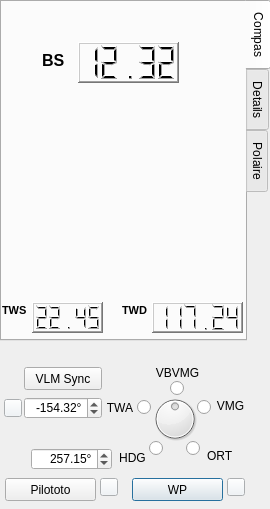
<?xml version="1.0" encoding="UTF-8"?>
<ui version="4.0">
 <class>BoardVlmNew</class>
 <widget class="QDialog" name="BoardVlmNew">
  <property name="windowModality">
   <enum>Qt::NonModal</enum>
  </property>
  <property name="geometry">
   <rect>
    <x>0</x>
    <y>0</y>
    <width>270</width>
    <height>509</height>
   </rect>
  </property>
  <property name="maximumSize">
   <size>
    <width>270</width>
    <height>509</height>
   </size>
  </property>
  <property name="windowTitle">
   <string>VLM Command Board</string>
  </property>
  <property name="modal">
   <bool>true</bool>
  </property>
  <widget class="QTabWidget" name="tabWidget">
   <property name="geometry">
    <rect>
     <x>0</x>
     <y>0</y>
     <width>271</width>
     <height>341</height>
    </rect>
   </property>
   <property name="tabPosition">
    <enum>QTabWidget::East</enum>
   </property>
   <property name="currentIndex">
    <number>0</number>
   </property>
   <widget class="QWidget" name="tab_compass">
    <attribute name="title">
     <string>Compas</string>
    </attribute>
    <widget class="QLCDNumber" name="lcd_BS">
     <property name="geometry">
      <rect>
       <x>76</x>
       <y>40</y>
       <width>101</width>
       <height>41</height>
      </rect>
     </property>
     <property name="frameShape">
      <enum>QFrame::WinPanel</enum>
     </property>
     <property name="value" stdset="0">
      <double>12.320000000000000</double>
     </property>
    </widget>
    <widget class="QLabel" name="lab_BS">
     <property name="geometry">
      <rect>
       <x>40</x>
       <y>50</y>
       <width>31</width>
       <height>16</height>
      </rect>
     </property>
     <property name="font">
      <font>
       <pointsize>12</pointsize>
       <weight>75</weight>
       <bold>true</bold>
      </font>
     </property>
     <property name="text">
      <string>BS</string>
     </property>
    </widget>
    <widget class="VlmCompass" name="windAngle" native="true">
     <property name="geometry">
      <rect>
       <x>20</x>
       <y>90</y>
       <width>200</width>
       <height>200</height>
      </rect>
     </property>
     <property name="sizePolicy">
      <sizepolicy hsizetype="Fixed" vsizetype="Fixed">
       <horstretch>0</horstretch>
       <verstretch>0</verstretch>
      </sizepolicy>
     </property>
     <property name="minimumSize">
      <size>
       <width>200</width>
       <height>200</height>
      </size>
     </property>
     <property name="maximumSize">
      <size>
       <width>200</width>
       <height>200</height>
      </size>
     </property>
    </widget>
    <widget class="QLCDNumber" name="lcd_TWS">
     <property name="geometry">
      <rect>
       <x>30</x>
       <y>300</y>
       <width>71</width>
       <height>31</height>
      </rect>
     </property>
     <property name="frameShape">
      <enum>QFrame::WinPanel</enum>
     </property>
     <property name="smallDecimalPoint">
      <bool>false</bool>
     </property>
     <property name="value" stdset="0">
      <double>22.449999999999999</double>
     </property>
    </widget>
    <widget class="QLabel" name="lab_TWS">
     <property name="geometry">
      <rect>
       <x>0</x>
       <y>300</y>
       <width>31</width>
       <height>16</height>
      </rect>
     </property>
     <property name="font">
      <font>
       <pointsize>8</pointsize>
       <weight>75</weight>
       <bold>true</bold>
      </font>
     </property>
     <property name="text">
      <string>TWS</string>
     </property>
    </widget>
    <widget class="QLCDNumber" name="lcd_TWD">
     <property name="geometry">
      <rect>
       <x>150</x>
       <y>300</y>
       <width>91</width>
       <height>31</height>
      </rect>
     </property>
     <property name="frameShape">
      <enum>QFrame::WinPanel</enum>
     </property>
     <property name="smallDecimalPoint">
      <bool>false</bool>
     </property>
     <property name="digitCount">
      <number>6</number>
     </property>
     <property name="value" stdset="0">
      <double>117.239999999999995</double>
     </property>
    </widget>
    <widget class="QLabel" name="lab_TWD">
     <property name="geometry">
      <rect>
       <x>120</x>
       <y>300</y>
       <width>31</width>
       <height>16</height>
      </rect>
     </property>
     <property name="font">
      <font>
       <pointsize>8</pointsize>
       <weight>75</weight>
       <bold>true</bold>
      </font>
     </property>
     <property name="text">
      <string>TWD</string>
     </property>
    </widget>
    <widget class="QLabel" name="lab_backTab1">
     <property name="geometry">
      <rect>
       <x>0</x>
       <y>0</y>
       <width>250</width>
       <height>350</height>
      </rect>
     </property>
     <property name="text">
      <string/>
     </property>
     <property name="scaledContents">
      <bool>false</bool>
     </property>
     <property name="alignment">
      <set>Qt::AlignLeading|Qt::AlignLeft|Qt::AlignTop</set>
     </property>
     <property name="indent">
      <number>0</number>
     </property>
    </widget>
    <zorder>lab_backTab1</zorder>
    <zorder>lcd_BS</zorder>
    <zorder>lab_BS</zorder>
    <zorder>windAngle</zorder>
    <zorder>lcd_TWS</zorder>
    <zorder>lab_TWS</zorder>
    <zorder>lcd_TWD</zorder>
    <zorder>lab_TWD</zorder>
   </widget>
   <widget class="QWidget" name="tab_details">
    <attribute name="title">
     <string>Details</string>
    </attribute>
    <widget class="QGroupBox" name="det_boatBox">
     <property name="geometry">
      <rect>
       <x>5</x>
       <y>6</y>
       <width>231</width>
       <height>91</height>
      </rect>
     </property>
     <property name="font">
      <font>
       <pointsize>9</pointsize>
      </font>
     </property>
     <property name="layoutDirection">
      <enum>Qt::LeftToRight</enum>
     </property>
     <property name="title">
      <string>Bateau</string>
     </property>
     <property name="flat">
      <bool>false</bool>
     </property>
     <layout class="QVBoxLayout" name="verticalLayout">
      <property name="leftMargin">
       <number>5</number>
      </property>
      <property name="topMargin">
       <number>1</number>
      </property>
      <property name="rightMargin">
       <number>5</number>
      </property>
      <property name="bottomMargin">
       <number>5</number>
      </property>
      <item>
       <widget class="QLabel" name="det_POS">
        <property name="font">
         <font>
          <pointsize>9</pointsize>
          <weight>75</weight>
          <bold>true</bold>
         </font>
        </property>
        <property name="text">
         <string>Position</string>
        </property>
        <property name="scaledContents">
         <bool>true</bool>
        </property>
        <property name="alignment">
         <set>Qt::AlignHCenter|Qt::AlignTop</set>
        </property>
       </widget>
      </item>
      <item>
       <layout class="QHBoxLayout" name="horizontalLayout">
        <property name="spacing">
         <number>3</number>
        </property>
        <item>
         <widget class="QLabel" name="label_2">
          <property name="font">
           <font>
            <pointsize>8</pointsize>
           </font>
          </property>
          <property name="text">
           <string>BS:</string>
          </property>
          <property name="alignment">
           <set>Qt::AlignLeading|Qt::AlignLeft|Qt::AlignVCenter</set>
          </property>
         </widget>
        </item>
        <item>
         <widget class="QLabel" name="det_BS">
          <property name="font">
           <font>
            <pointsize>8</pointsize>
            <weight>75</weight>
            <bold>true</bold>
           </font>
          </property>
          <property name="text">
           <string>14.32kts</string>
          </property>
          <property name="alignment">
           <set>Qt::AlignRight|Qt::AlignTrailing|Qt::AlignVCenter</set>
          </property>
         </widget>
        </item>
        <item>
         <widget class="QLabel" name="label_4">
          <property name="font">
           <font>
            <pointsize>8</pointsize>
           </font>
          </property>
          <property name="text">
           <string>HDG:</string>
          </property>
          <property name="alignment">
           <set>Qt::AlignRight|Qt::AlignTrailing|Qt::AlignVCenter</set>
          </property>
         </widget>
        </item>
        <item>
         <widget class="QLabel" name="det_HDG">
          <property name="font">
           <font>
            <pointsize>8</pointsize>
            <weight>75</weight>
            <bold>true</bold>
           </font>
          </property>
          <property name="text">
           <string>132.23d</string>
          </property>
          <property name="alignment">
           <set>Qt::AlignRight|Qt::AlignTrailing|Qt::AlignVCenter</set>
          </property>
         </widget>
        </item>
       </layout>
      </item>
      <item>
       <layout class="QHBoxLayout" name="horizontalLayout_2">
        <property name="spacing">
         <number>3</number>
        </property>
        <item>
         <widget class="QLabel" name="label_6">
          <property name="font">
           <font>
            <pointsize>8</pointsize>
           </font>
          </property>
          <property name="text">
           <string>Moy:</string>
          </property>
          <property name="alignment">
           <set>Qt::AlignLeading|Qt::AlignLeft|Qt::AlignVCenter</set>
          </property>
         </widget>
        </item>
        <item>
         <widget class="QLabel" name="det_AVG">
          <property name="font">
           <font>
            <pointsize>8</pointsize>
            <weight>75</weight>
            <bold>true</bold>
           </font>
          </property>
          <property name="text">
           <string>14.32kts</string>
          </property>
          <property name="alignment">
           <set>Qt::AlignRight|Qt::AlignTrailing|Qt::AlignVCenter</set>
          </property>
         </widget>
        </item>
        <item>
         <widget class="QLabel" name="label_8">
          <property name="font">
           <font>
            <pointsize>8</pointsize>
           </font>
          </property>
          <property name="text">
           <string>Loch:</string>
          </property>
          <property name="alignment">
           <set>Qt::AlignRight|Qt::AlignTrailing|Qt::AlignVCenter</set>
          </property>
         </widget>
        </item>
        <item>
         <widget class="QLabel" name="det_LOCH">
          <property name="font">
           <font>
            <pointsize>8</pointsize>
            <weight>75</weight>
            <bold>true</bold>
           </font>
          </property>
          <property name="text">
           <string>132.23d</string>
          </property>
          <property name="alignment">
           <set>Qt::AlignRight|Qt::AlignTrailing|Qt::AlignVCenter</set>
          </property>
         </widget>
        </item>
       </layout>
      </item>
     </layout>
    </widget>
    <widget class="QGroupBox" name="det_WPbox">
     <property name="geometry">
      <rect>
       <x>5</x>
       <y>104</y>
       <width>231</width>
       <height>71</height>
      </rect>
     </property>
     <property name="font">
      <font>
       <pointsize>9</pointsize>
      </font>
     </property>
     <property name="title">
      <string>WP</string>
     </property>
     <layout class="QVBoxLayout" name="verticalLayout_2">
      <property name="leftMargin">
       <number>5</number>
      </property>
      <property name="topMargin">
       <number>1</number>
      </property>
      <property name="rightMargin">
       <number>5</number>
      </property>
      <property name="bottomMargin">
       <number>5</number>
      </property>
      <item>
       <layout class="QHBoxLayout" name="horizontalLayout_3">
        <property name="spacing">
         <number>3</number>
        </property>
        <item>
         <widget class="QLabel" name="label_3">
          <property name="font">
           <font>
            <pointsize>8</pointsize>
           </font>
          </property>
          <property name="text">
           <string>Ortho:</string>
          </property>
          <property name="alignment">
           <set>Qt::AlignLeading|Qt::AlignLeft|Qt::AlignVCenter</set>
          </property>
         </widget>
        </item>
        <item>
         <widget class="QLabel" name="det_ORT">
          <property name="font">
           <font>
            <pointsize>8</pointsize>
            <weight>75</weight>
            <bold>true</bold>
           </font>
          </property>
          <property name="text">
           <string>132.23d</string>
          </property>
          <property name="alignment">
           <set>Qt::AlignRight|Qt::AlignTrailing|Qt::AlignVCenter</set>
          </property>
         </widget>
        </item>
        <item>
         <widget class="QLabel" name="label_5">
          <property name="font">
           <font>
            <pointsize>8</pointsize>
           </font>
          </property>
          <property name="text">
           <string>DNM:</string>
          </property>
          <property name="alignment">
           <set>Qt::AlignRight|Qt::AlignTrailing|Qt::AlignVCenter</set>
          </property>
         </widget>
        </item>
        <item>
         <widget class="QLabel" name="det_DNM">
          <property name="font">
           <font>
            <pointsize>8</pointsize>
            <weight>75</weight>
            <bold>true</bold>
           </font>
          </property>
          <property name="text">
           <string>132.23d</string>
          </property>
          <property name="alignment">
           <set>Qt::AlignRight|Qt::AlignTrailing|Qt::AlignVCenter</set>
          </property>
         </widget>
        </item>
       </layout>
      </item>
      <item>
       <layout class="QHBoxLayout" name="horizontalLayout_4">
        <property name="spacing">
         <number>3</number>
        </property>
        <item>
         <widget class="QLabel" name="label_7">
          <property name="font">
           <font>
            <pointsize>8</pointsize>
           </font>
          </property>
          <property name="text">
           <string>Angle:</string>
          </property>
          <property name="alignment">
           <set>Qt::AlignLeading|Qt::AlignLeft|Qt::AlignVCenter</set>
          </property>
         </widget>
        </item>
        <item>
         <widget class="QLabel" name="det_ANGLE">
          <property name="font">
           <font>
            <pointsize>8</pointsize>
            <weight>75</weight>
            <bold>true</bold>
           </font>
          </property>
          <property name="text">
           <string>132.23d</string>
          </property>
          <property name="alignment">
           <set>Qt::AlignRight|Qt::AlignTrailing|Qt::AlignVCenter</set>
          </property>
         </widget>
        </item>
        <item>
         <widget class="QLabel" name="label_9">
          <property name="font">
           <font>
            <pointsize>8</pointsize>
           </font>
          </property>
          <property name="text">
           <string>VMG:</string>
          </property>
          <property name="alignment">
           <set>Qt::AlignRight|Qt::AlignTrailing|Qt::AlignVCenter</set>
          </property>
         </widget>
        </item>
        <item>
         <widget class="QLabel" name="det_VMG">
          <property name="font">
           <font>
            <pointsize>8</pointsize>
            <weight>75</weight>
            <bold>true</bold>
           </font>
          </property>
          <property name="text">
           <string>25.25kts</string>
          </property>
          <property name="alignment">
           <set>Qt::AlignRight|Qt::AlignTrailing|Qt::AlignVCenter</set>
          </property>
         </widget>
        </item>
       </layout>
      </item>
     </layout>
    </widget>
    <widget class="QGroupBox" name="det_windBox">
     <property name="geometry">
      <rect>
       <x>5</x>
       <y>180</y>
       <width>231</width>
       <height>71</height>
      </rect>
     </property>
     <property name="font">
      <font>
       <pointsize>9</pointsize>
      </font>
     </property>
     <property name="title">
      <string>Wind</string>
     </property>
     <layout class="QVBoxLayout" name="verticalLayout_3">
      <property name="leftMargin">
       <number>5</number>
      </property>
      <property name="topMargin">
       <number>1</number>
      </property>
      <property name="rightMargin">
       <number>5</number>
      </property>
      <property name="bottomMargin">
       <number>5</number>
      </property>
      <item>
       <layout class="QHBoxLayout" name="horizontalLayout_5">
        <property name="spacing">
         <number>3</number>
        </property>
        <item>
         <widget class="QLabel" name="label_11">
          <property name="font">
           <font>
            <pointsize>8</pointsize>
           </font>
          </property>
          <property name="text">
           <string>TWS:</string>
          </property>
          <property name="alignment">
           <set>Qt::AlignLeading|Qt::AlignLeft|Qt::AlignVCenter</set>
          </property>
         </widget>
        </item>
        <item>
         <widget class="QLabel" name="det_TWS">
          <property name="font">
           <font>
            <pointsize>8</pointsize>
            <weight>75</weight>
            <bold>true</bold>
           </font>
          </property>
          <property name="text">
           <string>25.35kts</string>
          </property>
          <property name="alignment">
           <set>Qt::AlignRight|Qt::AlignTrailing|Qt::AlignVCenter</set>
          </property>
         </widget>
        </item>
        <item>
         <widget class="QLabel" name="label_12">
          <property name="font">
           <font>
            <pointsize>8</pointsize>
           </font>
          </property>
          <property name="text">
           <string>TWD:</string>
          </property>
          <property name="alignment">
           <set>Qt::AlignRight|Qt::AlignTrailing|Qt::AlignVCenter</set>
          </property>
         </widget>
        </item>
        <item>
         <widget class="QLabel" name="det_TWD">
          <property name="font">
           <font>
            <pointsize>8</pointsize>
            <weight>75</weight>
            <bold>true</bold>
           </font>
          </property>
          <property name="text">
           <string>132.23d</string>
          </property>
          <property name="alignment">
           <set>Qt::AlignRight|Qt::AlignTrailing|Qt::AlignVCenter</set>
          </property>
         </widget>
        </item>
       </layout>
      </item>
      <item>
       <layout class="QHBoxLayout" name="horizontalLayout_6">
        <property name="spacing">
         <number>3</number>
        </property>
        <item>
         <widget class="QLabel" name="label_13">
          <property name="font">
           <font>
            <pointsize>8</pointsize>
           </font>
          </property>
          <property name="text">
           <string>Pres:</string>
          </property>
          <property name="alignment">
           <set>Qt::AlignLeading|Qt::AlignLeft|Qt::AlignVCenter</set>
          </property>
         </widget>
        </item>
        <item>
         <widget class="QLabel" name="det_UPWind">
          <property name="font">
           <font>
            <pointsize>8</pointsize>
            <weight>75</weight>
            <bold>true</bold>
           </font>
          </property>
          <property name="text">
           <string>132.23d</string>
          </property>
          <property name="alignment">
           <set>Qt::AlignRight|Qt::AlignTrailing|Qt::AlignVCenter</set>
          </property>
         </widget>
        </item>
        <item>
         <widget class="QLabel" name="label_14">
          <property name="font">
           <font>
            <pointsize>8</pointsize>
           </font>
          </property>
          <property name="text">
           <string>Port.:</string>
          </property>
          <property name="alignment">
           <set>Qt::AlignRight|Qt::AlignTrailing|Qt::AlignVCenter</set>
          </property>
         </widget>
        </item>
        <item>
         <widget class="QLabel" name="det_DwWind">
          <property name="font">
           <font>
            <pointsize>8</pointsize>
            <weight>75</weight>
            <bold>true</bold>
           </font>
          </property>
          <property name="text">
           <string>132.23d</string>
          </property>
          <property name="alignment">
           <set>Qt::AlignRight|Qt::AlignTrailing|Qt::AlignVCenter</set>
          </property>
         </widget>
        </item>
       </layout>
      </item>
     </layout>
    </widget>
    <widget class="QGroupBox" name="det_raceBox">
     <property name="geometry">
      <rect>
       <x>5</x>
       <y>257</y>
       <width>231</width>
       <height>77</height>
      </rect>
     </property>
     <property name="font">
      <font>
       <pointsize>9</pointsize>
      </font>
     </property>
     <property name="title">
      <string>Race</string>
     </property>
     <layout class="QVBoxLayout" name="verticalLayout_4">
      <property name="leftMargin">
       <number>5</number>
      </property>
      <property name="topMargin">
       <number>1</number>
      </property>
      <property name="rightMargin">
       <number>5</number>
      </property>
      <property name="bottomMargin">
       <number>5</number>
      </property>
      <item>
       <layout class="QHBoxLayout" name="horizontalLayout_7">
        <property name="spacing">
         <number>3</number>
        </property>
        <item>
         <widget class="QLabel" name="det_arrow">
          <property name="font">
           <font>
            <pointsize>8</pointsize>
           </font>
          </property>
          <property name="text">
           <string>-&gt;</string>
          </property>
          <property name="alignment">
           <set>Qt::AlignRight|Qt::AlignTrailing|Qt::AlignVCenter</set>
          </property>
         </widget>
        </item>
        <item>
         <widget class="QLabel" name="det_GATE">
          <property name="font">
           <font>
            <pointsize>8</pointsize>
           </font>
          </property>
          <property name="text">
           <string>Fasnet gate</string>
          </property>
          <property name="alignment">
           <set>Qt::AlignRight|Qt::AlignTrailing|Qt::AlignVCenter</set>
          </property>
         </widget>
        </item>
        <item>
         <spacer name="horizontalSpacer">
          <property name="orientation">
           <enum>Qt::Horizontal</enum>
          </property>
          <property name="sizeHint" stdset="0">
           <size>
            <width>40</width>
            <height>20</height>
           </size>
          </property>
         </spacer>
        </item>
       </layout>
      </item>
      <item>
       <layout class="QHBoxLayout" name="horizontalLayout_8">
        <property name="spacing">
         <number>3</number>
        </property>
        <item>
         <widget class="QLabel" name="label_17">
          <property name="font">
           <font>
            <pointsize>8</pointsize>
           </font>
          </property>
          <property name="text">
           <string>Ortho:</string>
          </property>
          <property name="alignment">
           <set>Qt::AlignLeading|Qt::AlignLeft|Qt::AlignVCenter</set>
          </property>
         </widget>
        </item>
        <item>
         <widget class="QLabel" name="det_GATE_ORT">
          <property name="font">
           <font>
            <pointsize>8</pointsize>
            <weight>75</weight>
            <bold>true</bold>
           </font>
          </property>
          <property name="text">
           <string>132.23d</string>
          </property>
          <property name="alignment">
           <set>Qt::AlignRight|Qt::AlignTrailing|Qt::AlignVCenter</set>
          </property>
         </widget>
        </item>
        <item>
         <widget class="QLabel" name="label_18">
          <property name="font">
           <font>
            <pointsize>8</pointsize>
           </font>
          </property>
          <property name="text">
           <string>Dist:</string>
          </property>
          <property name="alignment">
           <set>Qt::AlignRight|Qt::AlignTrailing|Qt::AlignVCenter</set>
          </property>
         </widget>
        </item>
        <item>
         <widget class="QLabel" name="det_GATE_DIST">
          <property name="font">
           <font>
            <pointsize>8</pointsize>
            <weight>75</weight>
            <bold>true</bold>
           </font>
          </property>
          <property name="text">
           <string>132.23d</string>
          </property>
          <property name="alignment">
           <set>Qt::AlignRight|Qt::AlignTrailing|Qt::AlignVCenter</set>
          </property>
         </widget>
        </item>
       </layout>
      </item>
     </layout>
    </widget>
    <widget class="QLabel" name="lab_backTab2">
     <property name="geometry">
      <rect>
       <x>0</x>
       <y>0</y>
       <width>250</width>
       <height>350</height>
      </rect>
     </property>
     <property name="text">
      <string/>
     </property>
     <property name="alignment">
      <set>Qt::AlignLeading|Qt::AlignLeft|Qt::AlignTop</set>
     </property>
     <property name="indent">
      <number>0</number>
     </property>
    </widget>
    <zorder>lab_backTab2</zorder>
    <zorder>det_boatBox</zorder>
    <zorder>det_WPbox</zorder>
    <zorder>det_windBox</zorder>
    <zorder>det_raceBox</zorder>
   </widget>
   <widget class="QWidget" name="tab_polar">
    <attribute name="title">
     <string>Polaire</string>
    </attribute>
    <widget class="QLabel" name="lab_polar">
     <property name="geometry">
      <rect>
       <x>10</x>
       <y>20</y>
       <width>151</width>
       <height>280</height>
      </rect>
     </property>
     <property name="text">
      <string>TextLabel</string>
     </property>
    </widget>
    <widget class="QDoubleSpinBox" name="spin_PolarTWS">
     <property name="geometry">
      <rect>
       <x>40</x>
       <y>310</y>
       <width>81</width>
       <height>22</height>
      </rect>
     </property>
     <property name="alignment">
      <set>Qt::AlignRight|Qt::AlignTrailing|Qt::AlignVCenter</set>
     </property>
     <property name="suffix">
      <string> kts</string>
     </property>
    </widget>
    <widget class="QLabel" name="label">
     <property name="geometry">
      <rect>
       <x>-2</x>
       <y>309</y>
       <width>41</width>
       <height>20</height>
      </rect>
     </property>
     <property name="text">
      <string>TWS</string>
     </property>
     <property name="alignment">
      <set>Qt::AlignCenter</set>
     </property>
    </widget>
    <widget class="QLabel" name="lab_polarUpDw">
     <property name="geometry">
      <rect>
       <x>130</x>
       <y>311</y>
       <width>111</width>
       <height>16</height>
      </rect>
     </property>
     <property name="text">
      <string>TextLabel</string>
     </property>
     <property name="alignment">
      <set>Qt::AlignLeading|Qt::AlignLeft|Qt::AlignVCenter</set>
     </property>
    </widget>
    <widget class="QLabel" name="lab_polarData">
     <property name="geometry">
      <rect>
       <x>170</x>
       <y>60</y>
       <width>71</width>
       <height>201</height>
      </rect>
     </property>
     <property name="text">
      <string>TextLabel</string>
     </property>
    </widget>
    <widget class="QLabel" name="lab_polarName">
     <property name="geometry">
      <rect>
       <x>10</x>
       <y>0</y>
       <width>221</width>
       <height>16</height>
      </rect>
     </property>
     <property name="font">
      <font>
       <weight>75</weight>
       <bold>true</bold>
      </font>
     </property>
     <property name="text">
      <string>TextLabel</string>
     </property>
     <property name="alignment">
      <set>Qt::AlignCenter</set>
     </property>
    </widget>
    <widget class="QLabel" name="lab_backTab3">
     <property name="geometry">
      <rect>
       <x>0</x>
       <y>0</y>
       <width>250</width>
       <height>350</height>
      </rect>
     </property>
     <property name="text">
      <string/>
     </property>
     <property name="alignment">
      <set>Qt::AlignLeading|Qt::AlignLeft|Qt::AlignTop</set>
     </property>
     <property name="indent">
      <number>0</number>
     </property>
    </widget>
    <zorder>lab_backTab3</zorder>
    <zorder>lab_polar</zorder>
    <zorder>spin_PolarTWS</zorder>
    <zorder>label</zorder>
    <zorder>lab_polarUpDw</zorder>
    <zorder>lab_polarData</zorder>
    <zorder>lab_polarName</zorder>
   </widget>
  </widget>
  <widget class="QFrame" name="frame">
   <property name="geometry">
    <rect>
     <x>0</x>
     <y>338</y>
     <width>250</width>
     <height>171</height>
    </rect>
   </property>
   <property name="autoFillBackground">
    <bool>false</bool>
   </property>
   <property name="frameShape">
    <enum>QFrame::NoFrame</enum>
   </property>
   <property name="lineWidth">
    <number>2</number>
   </property>
   <widget class="QDoubleSpinBox" name="spin_HDG">
    <property name="geometry">
     <rect>
      <x>31</x>
      <y>110</y>
      <width>81</width>
      <height>22</height>
     </rect>
    </property>
    <property name="font">
     <font>
      <pointsize>9</pointsize>
     </font>
    </property>
    <property name="alignment">
     <set>Qt::AlignRight|Qt::AlignTrailing|Qt::AlignVCenter</set>
    </property>
    <property name="suffix">
     <string>°</string>
    </property>
    <property name="maximum">
     <double>400.000000000000000</double>
    </property>
    <property name="value">
     <double>257.149999999999977</double>
    </property>
   </widget>
   <widget class="QLabel" name="lab_TWA">
    <property name="geometry">
     <rect>
      <x>104</x>
      <y>60</y>
      <width>32</width>
      <height>20</height>
     </rect>
    </property>
    <property name="text">
     <string>TWA</string>
    </property>
    <property name="alignment">
     <set>Qt::AlignCenter</set>
    </property>
   </widget>
   <widget class="QDial" name="dial">
    <property name="geometry">
     <rect>
      <x>150</x>
      <y>56</y>
      <width>50</width>
      <height>50</height>
     </rect>
    </property>
    <property name="minimum">
     <number>1</number>
    </property>
    <property name="maximum">
     <number>5</number>
    </property>
    <property name="value">
     <number>3</number>
    </property>
    <property name="sliderPosition">
     <number>3</number>
    </property>
    <property name="invertedAppearance">
     <bool>false</bool>
    </property>
    <property name="invertedControls">
     <bool>false</bool>
    </property>
   </widget>
   <widget class="QRadioButton" name="rd_VBVMG">
    <property name="geometry">
     <rect>
      <x>170</x>
      <y>42</y>
      <width>16</width>
      <height>17</height>
     </rect>
    </property>
    <property name="text">
     <string notr="true"/>
    </property>
   </widget>
   <widget class="QLabel" name="lab_VMG">
    <property name="geometry">
     <rect>
      <x>214</x>
      <y>60</y>
      <width>33</width>
      <height>16</height>
     </rect>
    </property>
    <property name="text">
     <string>VMG</string>
    </property>
    <property name="alignment">
     <set>Qt::AlignCenter</set>
    </property>
   </widget>
   <widget class="QRadioButton" name="rd_ORTHO">
    <property name="geometry">
     <rect>
      <x>186</x>
      <y>102</y>
      <width>16</width>
      <height>17</height>
     </rect>
    </property>
    <property name="text">
     <string notr="true"/>
    </property>
   </widget>
   <widget class="QLabel" name="lab_HDG">
    <property name="geometry">
     <rect>
      <x>116</x>
      <y>110</y>
      <width>33</width>
      <height>20</height>
     </rect>
    </property>
    <property name="text">
     <string>HDG</string>
    </property>
    <property name="alignment">
     <set>Qt::AlignCenter</set>
    </property>
   </widget>
   <widget class="QRadioButton" name="rd_VMG">
    <property name="geometry">
     <rect>
      <x>197</x>
      <y>61</y>
      <width>16</width>
      <height>17</height>
     </rect>
    </property>
    <property name="text">
     <string notr="true"/>
    </property>
   </widget>
   <widget class="QLabel" name="lab_VBVMG">
    <property name="geometry">
     <rect>
      <x>147</x>
      <y>25</y>
      <width>61</width>
      <height>20</height>
     </rect>
    </property>
    <property name="text">
     <string>VBVMG</string>
    </property>
    <property name="alignment">
     <set>Qt::AlignCenter</set>
    </property>
   </widget>
   <widget class="QDoubleSpinBox" name="spin_TWA">
    <property name="geometry">
     <rect>
      <x>24</x>
      <y>59</y>
      <width>78</width>
      <height>22</height>
     </rect>
    </property>
    <property name="font">
     <font>
      <pointsize>9</pointsize>
     </font>
    </property>
    <property name="alignment">
     <set>Qt::AlignRight|Qt::AlignTrailing|Qt::AlignVCenter</set>
    </property>
    <property name="suffix">
     <string>°</string>
    </property>
    <property name="minimum">
     <double>-200.000000000000000</double>
    </property>
    <property name="maximum">
     <double>200.000000000000000</double>
    </property>
    <property name="value">
     <double>-154.319999999999993</double>
    </property>
   </widget>
   <widget class="QRadioButton" name="rd_TWA">
    <property name="geometry">
     <rect>
      <x>137</x>
      <y>61</y>
      <width>16</width>
      <height>17</height>
     </rect>
    </property>
    <property name="text">
     <string notr="true"/>
    </property>
   </widget>
   <widget class="QLabel" name="lab_ORTHO">
    <property name="geometry">
     <rect>
      <x>207</x>
      <y>110</y>
      <width>33</width>
      <height>16</height>
     </rect>
    </property>
    <property name="text">
     <string>ORT</string>
    </property>
    <property name="alignment">
     <set>Qt::AlignLeading|Qt::AlignLeft|Qt::AlignVCenter</set>
    </property>
   </widget>
   <widget class="QRadioButton" name="rd_HDG">
    <property name="geometry">
     <rect>
      <x>149</x>
      <y>102</y>
      <width>16</width>
      <height>17</height>
     </rect>
    </property>
    <property name="text">
     <string notr="true"/>
    </property>
   </widget>
   <widget class="QPushButton" name="btn_wp">
    <property name="geometry">
     <rect>
      <x>132</x>
      <y>140</y>
      <width>91</width>
      <height>23</height>
     </rect>
    </property>
    <property name="text">
     <string>WP</string>
    </property>
   </widget>
   <widget class="QPushButton" name="btn_pilototo">
    <property name="geometry">
     <rect>
      <x>5</x>
      <y>140</y>
      <width>91</width>
      <height>23</height>
     </rect>
    </property>
    <property name="text">
     <string>Pilototo</string>
    </property>
   </widget>
   <widget class="QPushButton" name="btn_angleFlip">
    <property name="geometry">
     <rect>
      <x>4</x>
      <y>61</y>
      <width>18</width>
      <height>18</height>
     </rect>
    </property>
    <property name="sizePolicy">
     <sizepolicy hsizetype="Preferred" vsizetype="Preferred">
      <horstretch>0</horstretch>
      <verstretch>0</verstretch>
     </sizepolicy>
    </property>
    <property name="maximumSize">
     <size>
      <width>18</width>
      <height>18</height>
     </size>
    </property>
    <property name="font">
     <font>
      <family>MS Shell Dlg 2</family>
      <pointsize>9</pointsize>
     </font>
    </property>
    <property name="styleSheet">
     <string>background-color: rgb(239, 243, 247);</string>
    </property>
    <property name="text">
     <string/>
    </property>
   </widget>
   <widget class="QPushButton" name="btn_clearPilototo">
    <property name="geometry">
     <rect>
      <x>100</x>
      <y>140</y>
      <width>18</width>
      <height>18</height>
     </rect>
    </property>
    <property name="sizePolicy">
     <sizepolicy hsizetype="Preferred" vsizetype="Preferred">
      <horstretch>0</horstretch>
      <verstretch>0</verstretch>
     </sizepolicy>
    </property>
    <property name="maximumSize">
     <size>
      <width>18</width>
      <height>18</height>
     </size>
    </property>
    <property name="font">
     <font>
      <family>MS Shell Dlg 2</family>
      <pointsize>9</pointsize>
     </font>
    </property>
    <property name="styleSheet">
     <string>background-color: rgb(239, 243, 247);</string>
    </property>
    <property name="text">
     <string/>
    </property>
   </widget>
   <widget class="QPushButton" name="btn_clearWP">
    <property name="geometry">
     <rect>
      <x>227</x>
      <y>140</y>
      <width>18</width>
      <height>18</height>
     </rect>
    </property>
    <property name="sizePolicy">
     <sizepolicy hsizetype="Preferred" vsizetype="Preferred">
      <horstretch>0</horstretch>
      <verstretch>0</verstretch>
     </sizepolicy>
    </property>
    <property name="maximumSize">
     <size>
      <width>18</width>
      <height>18</height>
     </size>
    </property>
    <property name="font">
     <font>
      <family>MS Shell Dlg 2</family>
      <pointsize>9</pointsize>
     </font>
    </property>
    <property name="styleSheet">
     <string>background-color: rgb(239, 243, 247);</string>
    </property>
    <property name="text">
     <string/>
    </property>
   </widget>
   <widget class="QPushButton" name="btn_sync">
    <property name="geometry">
     <rect>
      <x>24</x>
      <y>29</y>
      <width>78</width>
      <height>23</height>
     </rect>
    </property>
    <property name="text">
     <string>VLM Sync</string>
    </property>
   </widget>
   <widget class="QLabel" name="lab_RANK">
    <property name="geometry">
     <rect>
      <x>10</x>
      <y>5</y>
      <width>171</width>
      <height>16</height>
     </rect>
    </property>
    <property name="font">
     <font>
      <pointsize>8</pointsize>
     </font>
    </property>
    <property name="text">
     <string/>
    </property>
    <property name="scaledContents">
     <bool>true</bool>
    </property>
    <property name="alignment">
     <set>Qt::AlignLeading|Qt::AlignLeft|Qt::AlignTop</set>
    </property>
   </widget>
  </widget>
  <widget class="QLabel" name="lab_back">
   <property name="geometry">
    <rect>
     <x>0</x>
     <y>0</y>
     <width>250</width>
     <height>509</height>
    </rect>
   </property>
   <property name="text">
    <string>TextLabel</string>
   </property>
   <property name="scaledContents">
    <bool>false</bool>
   </property>
   <property name="alignment">
    <set>Qt::AlignLeading|Qt::AlignLeft|Qt::AlignTop</set>
   </property>
   <property name="indent">
    <number>0</number>
   </property>
  </widget>
  <zorder>lab_back</zorder>
  <zorder>frame</zorder>
  <zorder>tabWidget</zorder>
 </widget>
 <customwidgets>
  <customwidget>
   <class>VlmCompass</class>
   <extends>QWidget</extends>
   <header>BoardTools.h</header>
   <container>1</container>
  </customwidget>
 </customwidgets>
 <tabstops>
  <tabstop>btn_sync</tabstop>
  <tabstop>btn_angleFlip</tabstop>
  <tabstop>spin_TWA</tabstop>
  <tabstop>spin_HDG</tabstop>
  <tabstop>rd_HDG</tabstop>
  <tabstop>rd_TWA</tabstop>
  <tabstop>rd_VBVMG</tabstop>
  <tabstop>rd_VMG</tabstop>
  <tabstop>rd_ORTHO</tabstop>
  <tabstop>dial</tabstop>
  <tabstop>btn_pilototo</tabstop>
  <tabstop>btn_clearPilototo</tabstop>
  <tabstop>btn_wp</tabstop>
  <tabstop>btn_clearWP</tabstop>
  <tabstop>spin_PolarTWS</tabstop>
  <tabstop>tabWidget</tabstop>
 </tabstops>
 <resources/>
 <connections/>
</ui>
